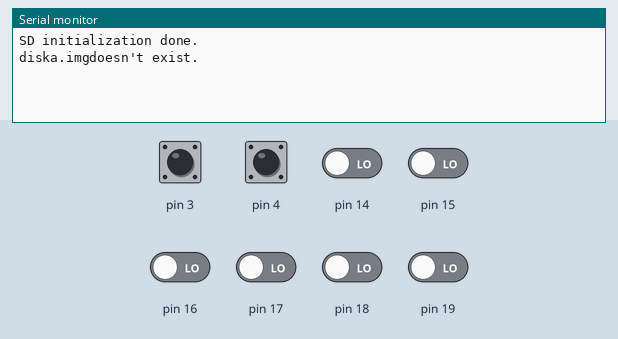
A sketch run on a simulated Arduino Uno, built with avr-gcc and run on an emulated ATmega328P. Shown: the last lines printed to the serial monitor. The test bench sets the inputs (shaded band); at power-on: pin 3, pin 4, pin 14–19 LOW. Storage starts empty.

Above: at 1.2 s.
1.3 s: pin 3 pulsed HIGH 2 times (0.12 s each, 0.3 s apart)
At 2.1 s:
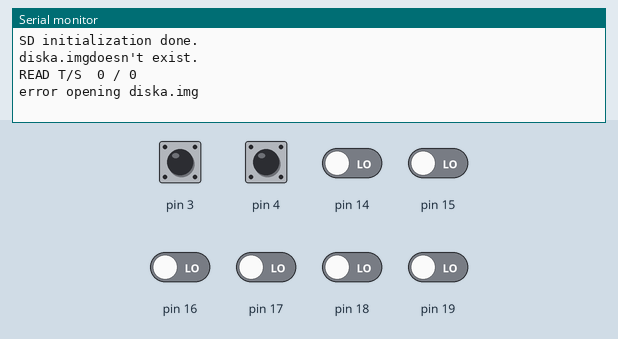
3.4 s: pin 4 pulsed HIGH 2 times (0.12 s each, 0.3 s apart)
At 4.7 s:
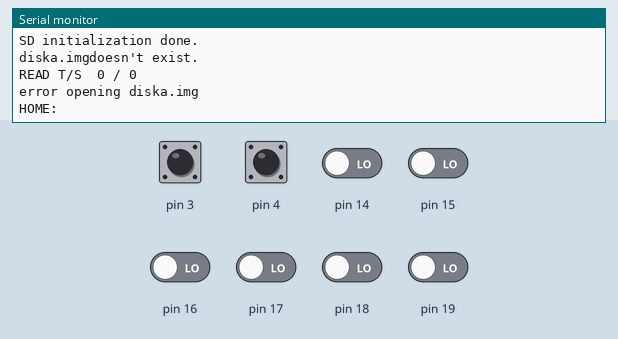

The sketch:

disk01_WRF.ino
```cpp
#include <SPI.h>
#include <SD.h>

/*
  Пакет содержит 8 бит
  0 Синхро, каждое изменение на 1 это новый пакет на шине
  1 Комманда
  2 Комманда
  3 Комманда
  4 Данные
  5 Данные
  6 Данные
  7 Данные

  Комманды:

  00  000 Чтение  READ    ;36: Read a sector
  01  001 Домой   HOME    ;21: Move disc head to track 0
  02  010 Выбор   SELDSK  ;24: Select disc drive
  03  011 Сектор  SETSEC  ;30: Set sector number
  04  100 Трек    SETTRK  ;27: Set track number
  05  101
  06  110
  07  111 Запись  WRITE   ;39: Write a sector
*/
const int chipSelect = 10;
String diskName = "disk";
String diskLtr = "a";
String diskExt  = ".img";


String curDiskName = diskName + diskLtr + diskExt;

File myFile;

byte databits;

byte command;
byte wrPend, byteCount;
unsigned long startByte;

byte sectorSize = 128;
byte sectors = 128;
byte tracks = 255;

byte curSector = 0;
byte curTrack = 0;
byte curDrive = 0;

byte sector[128];


byte getByte ()
{
  byte portc, portd, L4, H4, result;
  databits = 0;

  DDRC = B00000000;
  DDRD = B00000000;

  while (databits == 0)
  {

    portc = PINC;
    portc = portc & B00111111;              // Двигаем данные с порта на 2 позиции влево там биты 01 - 07
    portc = portc << 2;
    portd = PIND;
    portd = portd & B00011000;              // Двигаем данные с порта на 2 влево чтобы получить все слово
    portd = portd >> 3;
    databits = portc + portd;               // Объединяем данные с обоих порторв
  }

  while (databits != 0)
  {
    delayMicroseconds (20);

    portc = PINC;
    portc = portc & B00111111;              // Двигаем данные с порта на 2 позиции влево там биты 01 - 07
    portc = portc << 2;
    portd = PIND;
    portd = portd & B00011000;              // Двигаем данные с порта на 2 влево чтобы получить все слово
    portd = portd >> 3;
    databits = portc + portd;               // Объединяем данные с обоих порторв

    if (databits != 0)
    {
      L4 = databits & B11110000;
      L4 = L4 >> 4;
      command = databits & B00001110;
      command = command >> 1;
    }

  }


  while (databits == 0)
  {
    // delayMicroseconds (30);

    portc = PINC;
    portc = portc & B00111111;              // Двигаем данные с порта на 2 позиции влево там биты 01 - 07
    portc = portc << 2;
    portd = PIND;
    portd = portd & B00011000;              // Двигаем данные с порта на 2 влево чтобы получить все слово
    portd = portd >> 3;
    databits = portc + portd;               // Объединяем данные с обоих порторв
  }

  while (databits != 0)
  {
    delayMicroseconds (20);

    portc = PINC;
    portc = portc & B00111111;              // Двигаем данные с порта на 2 позиции влево там биты 01 - 07
    portc = portc << 2;
    portd = PIND;
    portd = portd & B00011000;              // Двигаем данные с порта на 2 влево чтобы получить все слово
    portd = portd >> 3;
    databits = portc + portd;               // Объединяем данные с обоих порторв

    if (databits != 0)
    {
      H4 = databits & B11110000;
      H4 = H4 >> 4;

    }

  }
  H4 = H4 << 4;
  result = L4 | H4;

  //Serial.println("HL:\t" + String(H4, HEX) + "&" + String(L4, HEX) + "\t getByte:\t" + String(result, HEX) + "\t" + String(char(result)));

  return  result;
}


//**********************************************************************************************
void putData2(byte dataSend, byte commandSend)
{

  byte highPart, lowPart;

  highPart = dataSend & B11110000;
  lowPart = (dataSend & B00001111) << 4;
  commandSend = commandSend << 1;
  highPart = highPart | commandSend;
  lowPart = lowPart | commandSend;

  byte PD = lowPart << 4;
  byte PC = lowPart >> 2;

  PORTD = 0; //очищаем порт
  PORTC = 0;

  delayMicroseconds(40);

  //******************* RIGHT *****************************
  PORTD = PD;                // 0,1 bits
  PORTC = PC;                // 2-7 bits
  PORTD = PORTD | B00001000; // Синхрофлаг подняли

  //*******************************************************
  delayMicroseconds(30);

  PORTC = 0; // Очищаем порт
  PORTD = 0;

  //********************** LEFT ***************************
  PD = highPart << 4;
  PC = highPart >> 2;

  delayMicroseconds(20);

  PORTD = PD;                // 0,1 bits
  PORTC = PC;                // 2-7 bits
  PORTD = PORTD | B00001000; // Синхрофлаг подняли

  delayMicroseconds(30);

  PORTC = 0; // Очищаем порт
  PORTD = 0;

  delayMicroseconds(15);
}

//****************************************************************************************

void printSector()
{
  int sixteen = 0;
  //Serial.println("");
  for (byte q = 0; q < sectorSize; q++)
  {
    if (sector[q] < 0x10)
    {
      //Serial.print("0");
    }

    //Serial.print(sector[q], HEX);
    //Serial.print(" ");
    sixteen++;

    if (sixteen == 16)
    {
      sixteen = 0;
      //Serial.println("");
    }
  }
}


//****************************************************************************************

void READ()
{

  Serial.println("READ T/S\t" + String(curTrack) + " / " + String(curSector));

  startByte = curTrack * (sectors);
  startByte = startByte * sectorSize + sectorSize * curSector;


  myFile = SD.open(curDiskName);
  if (myFile)
  {
    myFile.seek(startByte);
    myFile.read(sector, 128);
    //Serial.print("READ T:");
    //Serial.print(curTrack);
    //Serial.print(" S:");
    //Serial.println(curSector);
  }
  else
  {
    Serial.println("error opening " + curDiskName);
  }

  DDRC = B11111111;
  DDRD = DDRD | B11111100;

  for (byte q = 0; q < sectorSize; q++)
  {
    putData2(sector[q], 000);

  }
  myFile.close();

  DDRC = B00000000;
  DDRD = B00000000;

  command = 0xFF;

}

//*******************************************************************************

void HOME()
{
  Serial.println("HOME:");
  //curSector = 0;
  curTrack = 0;

  command = 0xFF;
}


void SETSEC()
{
  Serial.println("SETSEC:\t" + String (curSector));

  if (curSector > sectors)
  {
    //Serial.println(String(curSector) + " Sector error");
    curSector = 0;
  }

  command = 0xFF;
}

void SETTRK()
{
  Serial.println("SETTRK:\t" + String (curTrack));
  if (curTrack > tracks)
  {
    //Serial.println(String(curTrack) + " Track error");
    curTrack = 0;
  }

  command = 0xFF;
}

void SELDSK()
{
  diskLtr = char (97 + curDrive);
  curDiskName = diskName + diskLtr + diskExt;
  command = 0xFF;
  Serial.println("SELDSK:\t" + String (curDiskName));
}

void WRITE()
{
  startByte = curTrack * (sectors);
  startByte = startByte * sectorSize + sectorSize * curSector;
  databits = 0;
  Serial.println("WRITE T/S:\t" + String(curTrack) + " / " + String(curSector));

  DDRC = B00000000;
  DDRD = B00000000;

  byte portc, portd, L4, H4; // Внимание L И H перепутаны =)

  for (int byteCount = 0; byteCount < 128; byteCount++)
  {
    sector [byteCount] = getByte();
   // Serial.println(byteCount);
  }

  myFile = SD.open(curDiskName, O_WRITE);
  if (myFile)
  {
    myFile.seek(startByte);
    myFile.write(sector, 128);
    myFile.close();
  }
  else
  {
    // if the file didn't open, print an error:
    Serial.println("error opening " + curDiskName);
  }


  command = 0xFF;
}


//*****************************************************************************
void setup()
{
  DDRC = B00000000;
  DDRD = B00000000;
  Serial.begin(115200);

  if (!SD.begin(10))
  {
    Serial.println("SD initialization failed!");
    while (1);
  }

  Serial.println("SD initialization done.");

  if (SD.exists(curDiskName))
  {
    Serial.println(curDiskName + " used");
  }
  else
  {
    Serial.println(curDiskName + "doesn't exist.");
  }
}

void loop()
{

  byte result = getByte();

 // Serial.println("Command:\t" + String(command, BIN) + " / " + String(result, HEX));

  switch (command)
  {
    case 0xFF: //DUMB CYCLE
      break;
    case 00: //Read a sector
      READ();
     // delay(2);
      break;
    case 01: //Move disc head to track 0
      HOME();
      break;
    case 02: //Select disc drive
      curDrive = result;
      SELDSK();
      break;
    case 03: //Set sector number
      curSector = result;
      SETSEC();
      break;
    case 04: //Set track number
      curTrack = result;
      SETTRK();
      break;
    case 05:
      break;
    case 06:
      break;
    case 07: //Write a sector
      WRITE();
      break;
  }
 // pinMode(LED_BUILTIN, OUTPUT);
 // digitalWrite(LED_BUILTIN, HIGH);

  command = 0xFF;
}
```

Measured:
- after the input at 1.3 s, the serial monitor: prints a new line after 0.42 s (image 1)
- after the input at 3.4 s, the serial monitor: prints a new line after 0.42 s (image 2)
